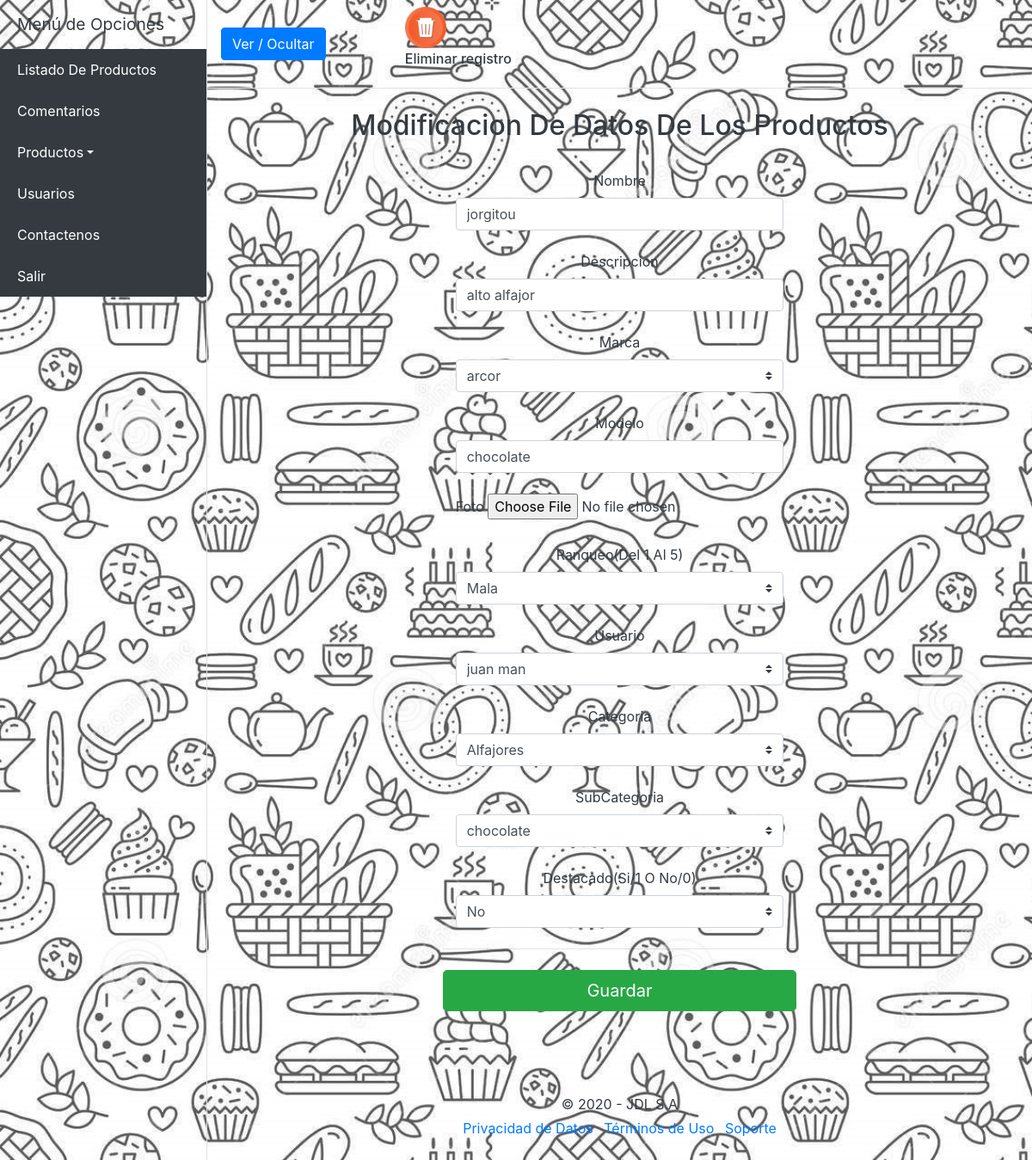
The app's page /productos/modifica.php?id_producto=1 with its own data.
### tables this page shows
CREATE TABLE `productos` (
  `id_producto` int(8) NOT NULL,
  `nombre_producto` varchar(50) DEFAULT NULL,
  `descripcion_producto` varchar(100) DEFAULT NULL,
  `marca_producto` int(8) DEFAULT NULL,
  `modelo_producto` varchar(50) DEFAULT NULL,
  `foto_producto` varchar(100) DEFAULT NULL,
  `ranqueo_producto` int(1) DEFAULT NULL,
  `usuario_producto` int(8) DEFAULT NULL,
  `categoria_producto` int(1) DEFAULT NULL,
  `subcategoria_producto` int(1) DEFAULT NULL,
  `destacado_producto` int(1) DEFAULT NULL,
  `activo_producto` int(1) DEFAULT NULL
);

### mlibs/bodypm.php (the view, shortened to what this page needs)
<div class="d-flex" id="wrapper">
  <div class="bg-black border-right" id="sidebar-wrapper">
    <div class="sidebar-heading bg-black text-dark">Menú de Opciones</div>
      <div class="list-group list-group-flush">
      <a href="../listados/" class="list-group-item list-group-item-action bg-dark text-white">Listado De Productos</a>
        <a href="../comentarios/" class="list-group-item list-group-item-action bg-dark text-white">Comentarios</a>
        <a href="#pageSubmenu" data-toggle="collapse" aria-expanded="false" class="list-group-item list-group-item-action dropdown-toggle bg-dark text-white">Productos</a>
        <a href="../usuarios/" class="list-group-item list-group-item-action bg-dark text-white">Usuarios</a>
        <a href="../contacto/" class="list-group-item list-group-item-action bg-dark text-white">Contactenos</a>
        <a href="../" class="list-group-item list-group-item-action bg-dark text-white">Salir</a>
      </div>
    </div>
  <div id="page-content-wrapper" >
    <nav class="navbar navbar-expand-lg navbar-light bg-black border-bottom">
      <button class="btn btn-primary" id="menu-toggle">Ver / Ocultar</button>
      <div class="col-sm-2 offset-md-1 text-dark">
		    <img border="0" src="../img/delete.png" width="48" height="48" title="Inactivar"
            <?php echo " onclick=location.href='"
												. "cuidado.php?id_producto=".$_GET['id_producto'] . "'"; ?>;
						<?php echo " onKeyPress=location.href='"
												. "cuidado.php?id_producto=".$_GET['id_producto'] . "'"; ?>
						style='cursor:pointer';/>
            <label for="boton_eliminar"><h6>Eliminar registro</h6></label>
      </div>
    </nav>
    <div class="col-md-12 order-md-1" ALIGN=center>
    <h2 class="mt-4 text-dark" >Modificacion De Datos De Los Productos</h2>
<div class="container">
    <div class="d-flex justify-content-center text-dark">
      <form ALIGN=center class="form-horizontal" action="../productos/modi.php" method="POST" enctype="multipart/form-data">
        <div class="form-group">
          <div class="col-md-12 mb-4">
            <label for="nombre_producto">Nombre</label>
            <input type="text" class="form-control" name="nombre_producto" placeholder="" value=<?php echo "'".$productos[0]['nombre_producto']."'" ?> required>
          </div>
          <div class="col-md-12 mb-4">
            <label for="descripcion_producto">Descripcion</label>
            <input type="text" class="form-control" name="descripcion_producto" placeholder="" value=<?php echo "'".$productos[0]['descripcion_producto']."'" ?> required>
          </div>
          <div class="col-md-12 mb-4">
           <label for="marca_producto">Marca</label>
           <select class="custom-select d-block w-100" name="marca_producto" required>
           <?php
				     $long = count($marcas);
				     for($i=0; $i< $long; $i++){
				     echo "<option";
             echo " value=" .$marcas[$i]['id_marca'].">";
                 echo $marcas[$i]['nombre_marca'];
				     echo "</option>";
             }
				   ?>
            </select>
          </div>
          <div class="col-md-12 mb-4">
            <label for="modelo_producto">Modelo</label>
            <input type="text" class="form-control" name="modelo_producto" placeholder="" value=<?php echo "'".$productos[0]['modelo_producto']."'" ?> required>
          </div>
          <div class="col-md-12 mb-4">
            <label for="foto_producto">Foto</label>
            <input type="file" name="foto_producto" id="foto_producto">
          </div>
          <div class="col-md-12 mb-4">
            <label for="ranqueo_producto">Ranqueo(Del 1 Al 5)</label>
            <select type="text" class="custom-select d-block w-100" name="ranqueo_producto" placeholder="" value=<?php echo "'".$productos[0]['ranqueo_producto']."'" ?> required>
              <option value=1>Mala</option>
            </select>
          </div>
          <div class="col-md-12 mb-4">
           <label for="usuario_producto">Usuario</label>
           <select class="custom-select d-block w-100" name="usuario_producto" required>
           <?php
				     $long = count($usuarios);
				     for($i=0; $i< $long; $i++){
				     echo "<option";
             echo " value=" .$usuarios[$i]['id_usuario'].">";
                 echo $usuarios[$i]['nombre_usuario'];
				     echo "</option>";
             }
				   ?>
            </select>
          </div>
          <div class="col-md-12 mb-4">
           <label for="categoria_producto">Categoria</label>
           <select class="custom-select d-block w-100" name="categoria_producto" required>
           <?php
				     $long = count($categorias);
				     for($i=0; $i< $long; $i++){
				     echo "<option";
             echo " value=" .$categorias[$i]['id_categoria'].">";
                 echo $categorias[$i]['nombre_categoria'];
				     echo "</option>";
             }
				   ?>
            </select>
          </div>
          <div class="col-md-12 mb-4">
           <label for="subcategoria_producto">SubCategoria</label>
           <select class="custom-select d-block w-100" name="subcategoria_producto" required>
           <?php
				     $long = count($subcategorias);
				     for($i=0; $i< $long; $i++){
				     echo "<option";
             echo " value=" .$subcategorias[$i]['id_subcategoria'].">";
                 echo $subcategorias[$i]['nombre_subcategoria'];
				     echo "</option>";
             }
				   ?>
            </select>
          </div>
          <div class="col-md-12 mb-4">
            <label for="destacado_producto">Destacado(Si/1 O No/0)</label>
            <select type="text" class="custom-select d-block w-100" name="destacado_producto" placeholder="" value=<?php echo "'".$productos[0]['destacado_producto']."'" ?> required>
              <option value=0>No</option>
            </select>
          </div>
    </div>
    <hr class="mb-4">
    <div ALIGN=center>
        <button class="btn btn-success btn-lg btn-block col-sm-12" type="submit">Guardar</button>
      </form>
    </div>
 </div>
    <?php
      include "footer.php"
    ?>
  </div>
</div>

### libs/css/simple-sidebar.css (style rules this page uses)
body { overflow-x: hidden; }
#sidebar-wrapper { min-height: 100vh; margin-left: -15rem; -webkit-transition: margin .25s ease-out; -moz-transition: margin .25s ease-out; -o-transition: margin .25s ease-out; transition: margin .25s ease-out; }
#sidebar-wrapper .sidebar-heading { padding: 0.875rem 1.25rem; font-size: 1.2rem; }
#sidebar-wrapper .list-group { width: 15rem; }
#page-content-wrapper { min-width: 100vw; }
@media (min-width: 768px) { #sidebar-wrapper { margin-left: 0; } }
@media (min-width: 768px) { #page-content-wrapper { min-width: 0; width: 100%; } }

### libs/js/form-validation.css (style rules this page uses)
.container { max-width: 960px; }

### records on screen
productos: nombre_producto "jorgitou", descripcion_producto "alto alfajor", modelo_producto "chocolate", ranqueo_producto "Mala", destacado_producto "No"

### other values on screen
form field marca_producto "arcor"
form field usuario_producto "juan man"
form field categoria_producto "Alfajores"
form field subcategoria_producto "chocolate"
